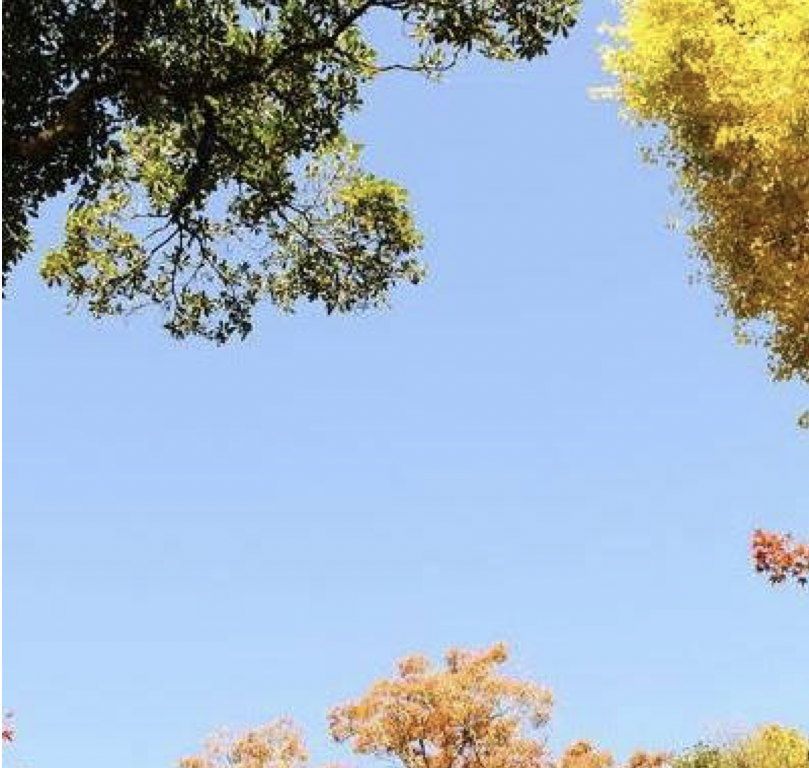
#> input picture pictures_here/pic_1.jpg, 809 x 768 px, found by its file name
$ python img_number.py
#> lines starting #> are read from the running program, lines starting #| are printed output that depends on the picture
# 图像算术操作
import cv2 as cv
import matplotlib.pyplot as plt
import numpy as np

img_1 = cv.imread("C:/Users/hmtga/Documents/open_cv/opencv_self_learning/pictures_here/pic_1.jpg")
#> img_1 is the input picture: shape (768, 809, 3); mean B, G, R 194.9, 177.6, 159.5
img_2 = cv.imread("C:/Users/hmtga/Documents/open_cv/opencv_self_learning/pictures_here/pic_2.jpg")
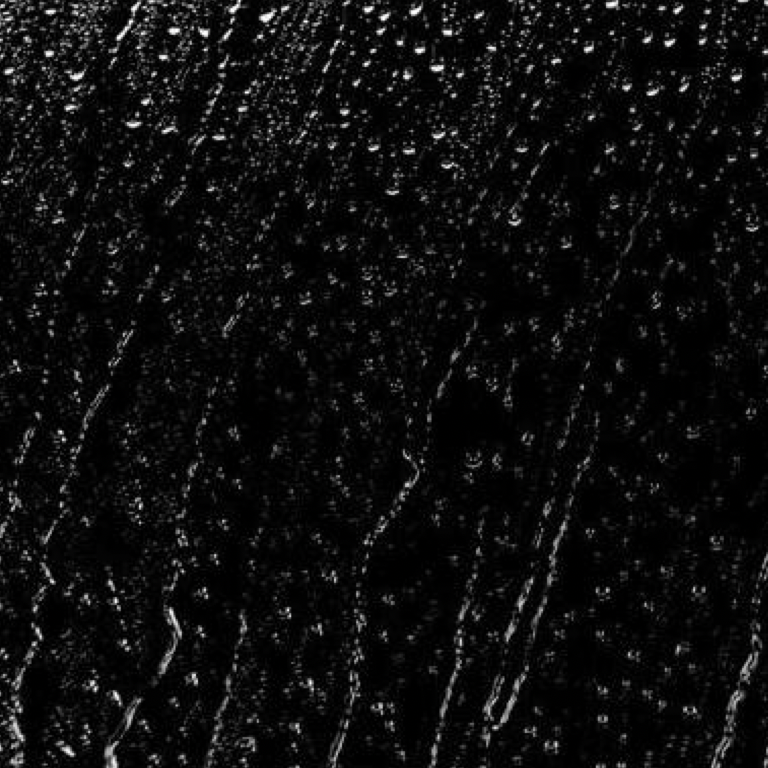
#> input picture pictures_here/pic_2.jpg, 768 x 768 px, found by its file name
#> img_2 is the input picture: shape (768, 768, 3); mean B, G, R 14, 14, 14

img_1 = cv.resize(img_1, (256,256))
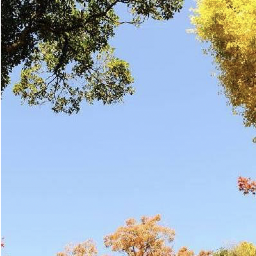
#> img_1: shape (256, 256, 3); mean B, G, R 195.1, 177.8, 159.7
img_2 = cv.resize(img_2, (256,256))
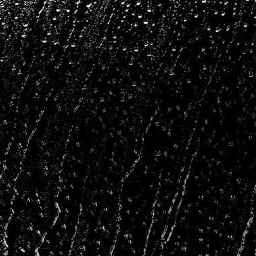
#> img_2: shape (256, 256, 3); mean B, G, R 13.9, 13.9, 13.9

# 图像相加
img = cv.add(img_1, img_2)
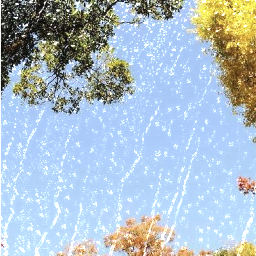
#> img: shape (256, 256, 3); mean B, G, R 203.5, 189.6, 172.1

plt.imshow(img[:,:,::-1])
plt.show()

# 图像混合
img_3 = cv.addWeighted(img_1, 0.7, img_2, 0.3, 0) # alpha,beta,gama为三个参数的意义
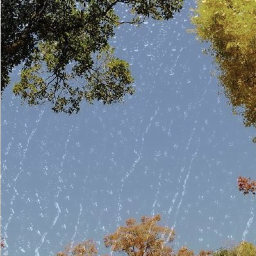
#> img_3: shape (256, 256, 3); mean B, G, R 140.7, 128.6, 115.9

plt.imshow(img_3[:,:,::-1])
plt.show()
